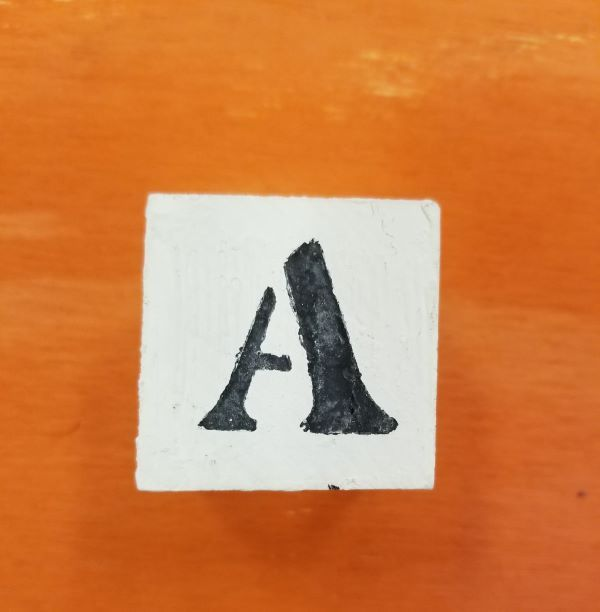
#> input picture OpenCV_Pytesseract/A_Testing.jpg, 600 x 612 px
$ python PytesseractAttempt.py
#> lines starting #> are read from the running program, lines starting #| are printed output that depends on the picture
import pytesseract
import cv2

pytesseract.pytesseract.tesseract_cmd = r"C:\Program Files (x86)\Tesseract-OCR\tesseract.exe"


def main():
    # List of .png to compare
    pictures = ['A_Testing.jpg', 'A_Testing_90.jpg', 'A_Testing_180.jpg', 'A_Testing_270.jpg',
                'B_Testing.png', 'B_Testing_90.png', 'B_Testing_180.png', 'B_Testing_270.png',
                'C_Testing.png', 'C_Testing_90.png', 'C_Testing_180.png', 'C_Testing_270.png',
                'D_Testing.png', 'D_Testing_90.png', 'D_Testing_180.png', 'D_Testing_270.png',
                'E_Testing.png', 'E_Testing_90.png', 'E_Testing_180.png', 'E_Testing_270.png',
                'F_Testing.png', 'F_Testing_90.png', 'F_Testing_180.png', 'F_Testing_270.png']
    index = 0

    while index < 24:
        name = pictures[index]
        print(findImage(name))
        index = index + 1

    print('done')


def findImage(name):
    # list of letters we are looking for
#> called with name = 'A_Testing.jpg'
    letters = ['A', 'B', 'C', 'D', 'E', 'F']
    original = cv2.imread(name, 0)
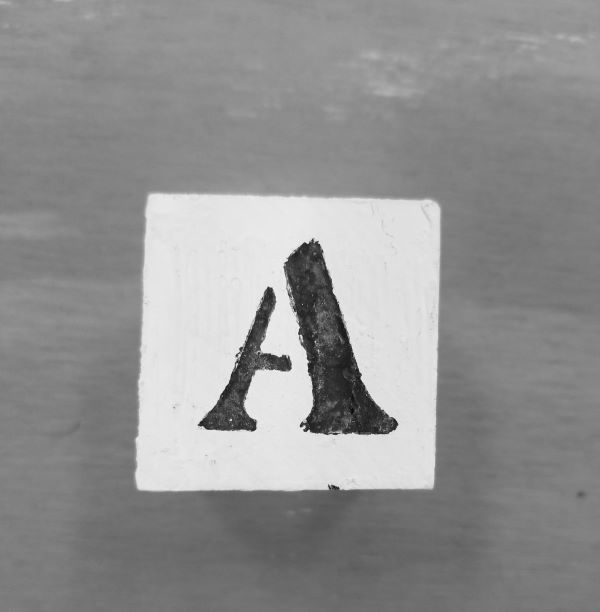
#> original: shape (612, 600); min 7, max 253, mean 145.7

    # read the picture
#> (the run stopped early here; a loop or call above may not have finished)

$ run again, with OpenCV_Pytesseract/B_Testing.jpg copied over OpenCV_Pytesseract/A_Testing.jpg
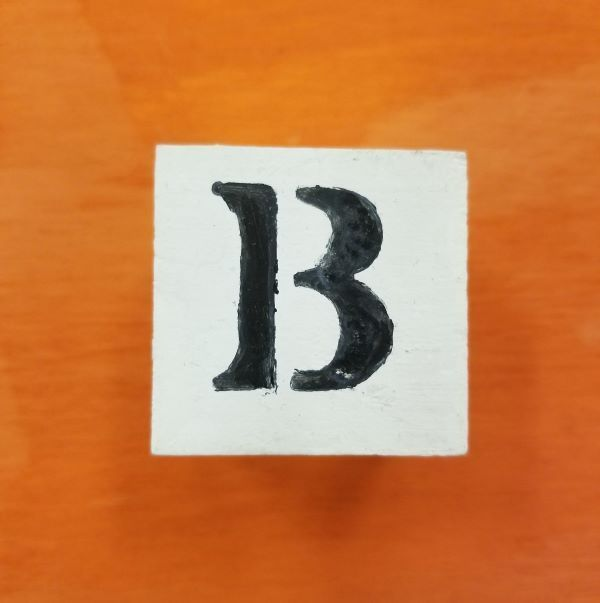
#> input picture OpenCV_Pytesseract/B_Testing.jpg, 600 x 603 px
#> in findImage, `original = cv2.imread(name, 0)`:
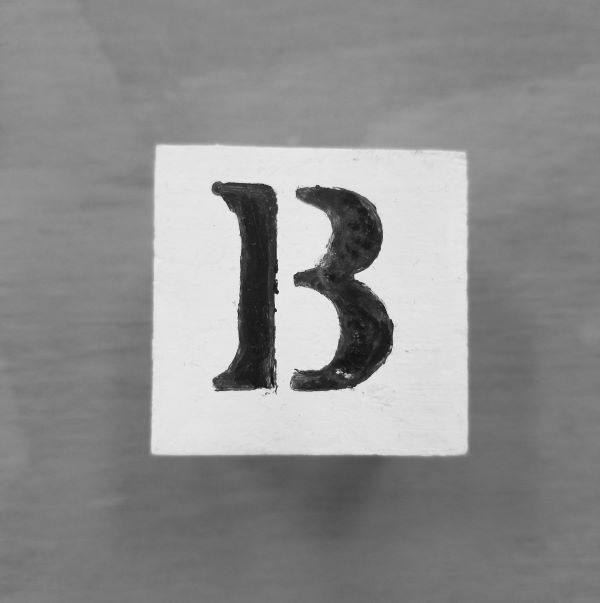
#> original: shape (603, 600); min 12, max 255, mean 142.3

$ run again, with OpenCV_Pytesseract/B_Testing_180.jpg copied over OpenCV_Pytesseract/A_Testing.jpg
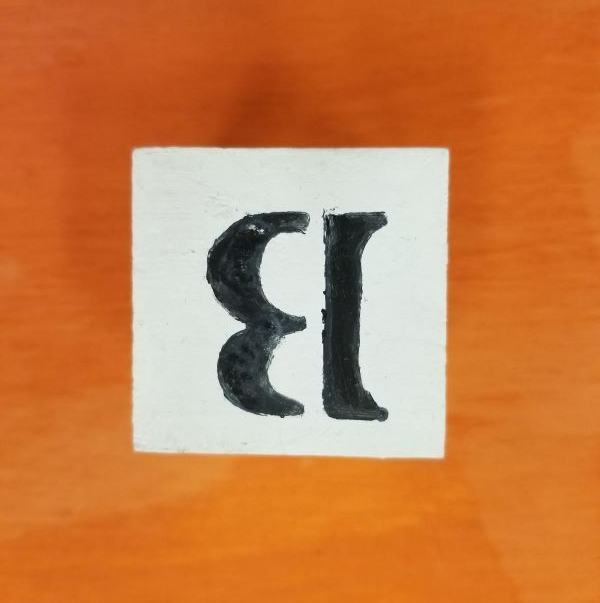
#> input picture OpenCV_Pytesseract/B_Testing_180.jpg, 600 x 603 px
#> in findImage, `original = cv2.imread(name, 0)`:
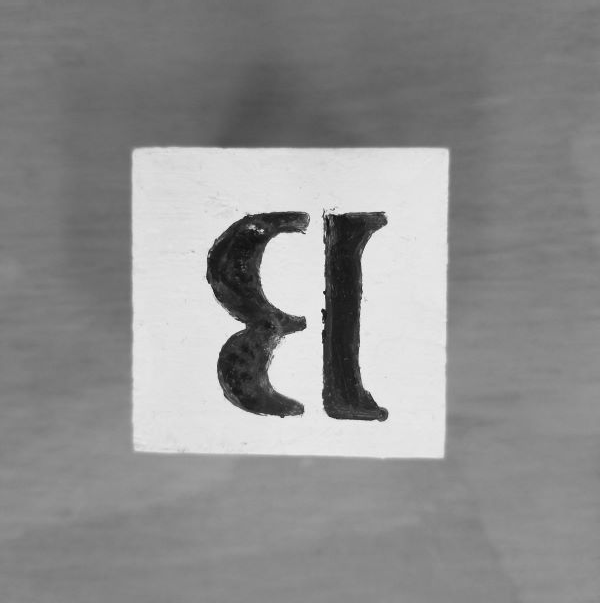
#> original: shape (603, 600); min 12, max 255, mean 142.3

$ run again, with OpenCV_Pytesseract/B_Testing_270.jpg copied over OpenCV_Pytesseract/A_Testing.jpg
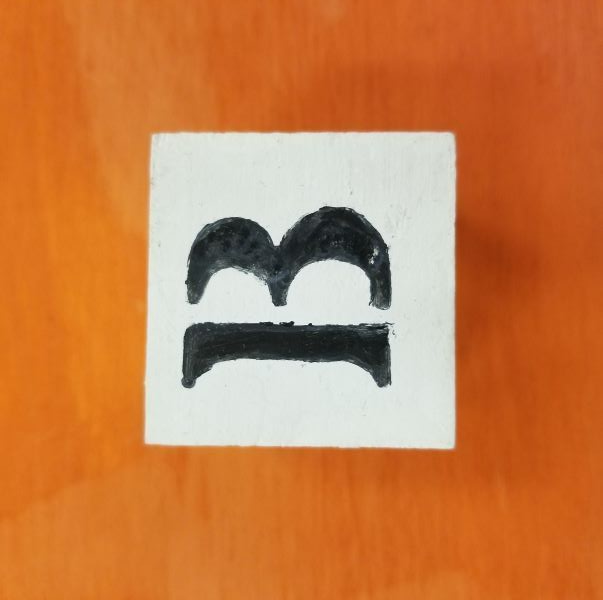
#> input picture OpenCV_Pytesseract/B_Testing_270.jpg, 603 x 600 px
#> in findImage, `original = cv2.imread(name, 0)`:
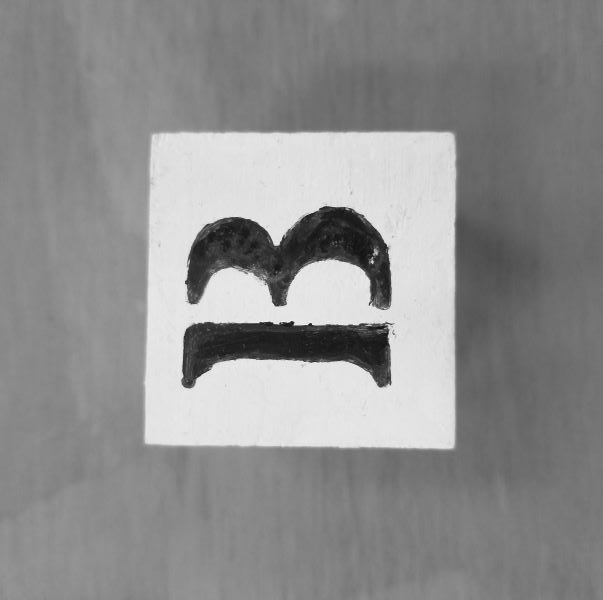
#> original: shape (600, 603); min 12, max 255, mean 142.3
